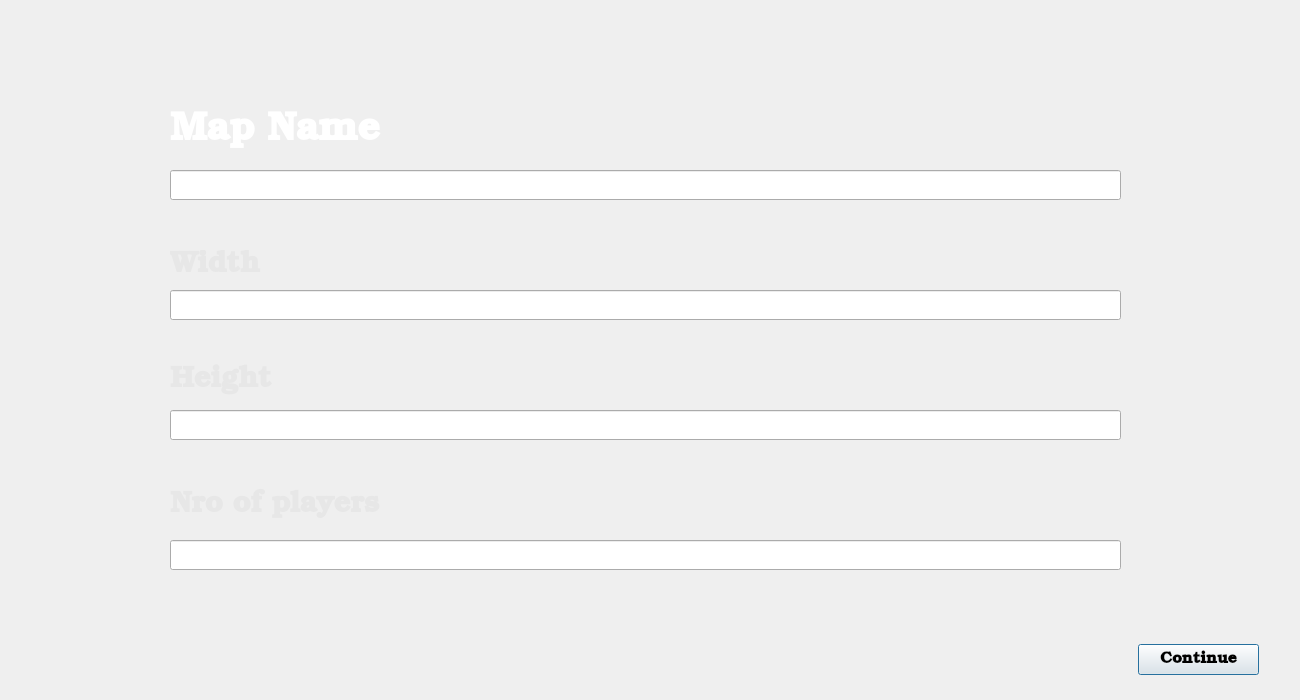
<?xml version="1.0" encoding="UTF-8"?>
<ui version="4.0">
 <class>create_map</class>
 <widget class="QDialog" name="create_map">
  <property name="geometry">
   <rect>
    <x>0</x>
    <y>0</y>
    <width>1300</width>
    <height>700</height>
   </rect>
  </property>
  <property name="palette">
   <palette>
    <active/>
    <inactive/>
    <disabled/>
   </palette>
  </property>
  <property name="windowTitle">
   <string>Dune</string>
  </property>
  <widget class="QLabel" name="label">
   <property name="geometry">
    <rect>
     <x>170</x>
     <y>110</y>
     <width>221</width>
     <height>41</height>
    </rect>
   </property>
   <property name="palette">
    <palette>
     <active>
      <colorrole role="WindowText">
       <brush brushstyle="SolidPattern">
        <color alpha="255">
         <red>255</red>
         <green>255</green>
         <blue>255</blue>
        </color>
       </brush>
      </colorrole>
      <colorrole role="Button">
       <brush brushstyle="SolidPattern">
        <color alpha="255">
         <red>255</red>
         <green>255</green>
         <blue>255</blue>
        </color>
       </brush>
      </colorrole>
      <colorrole role="Midlight">
       <brush brushstyle="SolidPattern">
        <color alpha="255">
         <red>255</red>
         <green>255</green>
         <blue>255</blue>
        </color>
       </brush>
      </colorrole>
      <colorrole role="Dark">
       <brush brushstyle="SolidPattern">
        <color alpha="255">
         <red>127</red>
         <green>127</green>
         <blue>127</blue>
        </color>
       </brush>
      </colorrole>
      <colorrole role="Mid">
       <brush brushstyle="SolidPattern">
        <color alpha="255">
         <red>170</red>
         <green>170</green>
         <blue>170</blue>
        </color>
       </brush>
      </colorrole>
      <colorrole role="Text">
       <brush brushstyle="SolidPattern">
        <color alpha="255">
         <red>255</red>
         <green>255</green>
         <blue>255</blue>
        </color>
       </brush>
      </colorrole>
      <colorrole role="BrightText">
       <brush brushstyle="SolidPattern">
        <color alpha="255">
         <red>255</red>
         <green>255</green>
         <blue>255</blue>
        </color>
       </brush>
      </colorrole>
      <colorrole role="ButtonText">
       <brush brushstyle="SolidPattern">
        <color alpha="255">
         <red>0</red>
         <green>0</green>
         <blue>0</blue>
        </color>
       </brush>
      </colorrole>
      <colorrole role="Base">
       <brush brushstyle="SolidPattern">
        <color alpha="255">
         <red>255</red>
         <green>255</green>
         <blue>255</blue>
        </color>
       </brush>
      </colorrole>
      <colorrole role="Window">
       <brush brushstyle="SolidPattern">
        <color alpha="255">
         <red>255</red>
         <green>255</green>
         <blue>255</blue>
        </color>
       </brush>
      </colorrole>
      <colorrole role="Shadow">
       <brush brushstyle="SolidPattern">
        <color alpha="255">
         <red>0</red>
         <green>0</green>
         <blue>0</blue>
        </color>
       </brush>
      </colorrole>
      <colorrole role="AlternateBase">
       <brush brushstyle="SolidPattern">
        <color alpha="255">
         <red>255</red>
         <green>255</green>
         <blue>255</blue>
        </color>
       </brush>
      </colorrole>
      <colorrole role="ToolTipBase">
       <brush brushstyle="SolidPattern">
        <color alpha="255">
         <red>255</red>
         <green>255</green>
         <blue>220</blue>
        </color>
       </brush>
      </colorrole>
      <colorrole role="ToolTipText">
       <brush brushstyle="SolidPattern">
        <color alpha="255">
         <red>255</red>
         <green>255</green>
         <blue>255</blue>
        </color>
       </brush>
      </colorrole>
      <colorrole role="PlaceholderText">
       <brush brushstyle="SolidPattern">
        <color alpha="128">
         <red>255</red>
         <green>255</green>
         <blue>255</blue>
        </color>
       </brush>
      </colorrole>
     </active>
     <inactive>
      <colorrole role="WindowText">
       <brush brushstyle="SolidPattern">
        <color alpha="255">
         <red>255</red>
         <green>255</green>
         <blue>255</blue>
        </color>
       </brush>
      </colorrole>
      <colorrole role="Button">
       <brush brushstyle="SolidPattern">
        <color alpha="255">
         <red>255</red>
         <green>255</green>
         <blue>255</blue>
        </color>
       </brush>
      </colorrole>
      <colorrole role="Midlight">
       <brush brushstyle="SolidPattern">
        <color alpha="255">
         <red>255</red>
         <green>255</green>
         <blue>255</blue>
        </color>
       </brush>
      </colorrole>
      <colorrole role="Dark">
       <brush brushstyle="SolidPattern">
        <color alpha="255">
         <red>127</red>
         <green>127</green>
         <blue>127</blue>
        </color>
       </brush>
      </colorrole>
      <colorrole role="Mid">
       <brush brushstyle="SolidPattern">
        <color alpha="255">
         <red>170</red>
         <green>170</green>
         <blue>170</blue>
        </color>
       </brush>
      </colorrole>
      <colorrole role="Text">
       <brush brushstyle="SolidPattern">
        <color alpha="255">
         <red>255</red>
         <green>255</green>
         <blue>255</blue>
        </color>
       </brush>
      </colorrole>
      <colorrole role="BrightText">
       <brush brushstyle="SolidPattern">
        <color alpha="255">
         <red>255</red>
         <green>255</green>
         <blue>255</blue>
        </color>
       </brush>
      </colorrole>
      <colorrole role="ButtonText">
       <brush brushstyle="SolidPattern">
        <color alpha="255">
         <red>0</red>
         <green>0</green>
         <blue>0</blue>
        </color>
       </brush>
      </colorrole>
      <colorrole role="Base">
       <brush brushstyle="SolidPattern">
        <color alpha="255">
         <red>255</red>
         <green>255</green>
         <blue>255</blue>
        </color>
       </brush>
      </colorrole>
      <colorrole role="Window">
       <brush brushstyle="SolidPattern">
        <color alpha="255">
         <red>255</red>
         <green>255</green>
         <blue>255</blue>
        </color>
       </brush>
      </colorrole>
      <colorrole role="Shadow">
       <brush brushstyle="SolidPattern">
        <color alpha="255">
         <red>0</red>
         <green>0</green>
         <blue>0</blue>
        </color>
       </brush>
      </colorrole>
      <colorrole role="AlternateBase">
       <brush brushstyle="SolidPattern">
        <color alpha="255">
         <red>255</red>
         <green>255</green>
         <blue>255</blue>
        </color>
       </brush>
      </colorrole>
      <colorrole role="ToolTipBase">
       <brush brushstyle="SolidPattern">
        <color alpha="255">
         <red>255</red>
         <green>255</green>
         <blue>220</blue>
        </color>
       </brush>
      </colorrole>
      <colorrole role="ToolTipText">
       <brush brushstyle="SolidPattern">
        <color alpha="255">
         <red>255</red>
         <green>255</green>
         <blue>255</blue>
        </color>
       </brush>
      </colorrole>
      <colorrole role="PlaceholderText">
       <brush brushstyle="SolidPattern">
        <color alpha="128">
         <red>255</red>
         <green>255</green>
         <blue>255</blue>
        </color>
       </brush>
      </colorrole>
     </inactive>
     <disabled>
      <colorrole role="WindowText">
       <brush brushstyle="SolidPattern">
        <color alpha="255">
         <red>127</red>
         <green>127</green>
         <blue>127</blue>
        </color>
       </brush>
      </colorrole>
      <colorrole role="Button">
       <brush brushstyle="SolidPattern">
        <color alpha="255">
         <red>255</red>
         <green>255</green>
         <blue>255</blue>
        </color>
       </brush>
      </colorrole>
      <colorrole role="Midlight">
       <brush brushstyle="SolidPattern">
        <color alpha="255">
         <red>255</red>
         <green>255</green>
         <blue>255</blue>
        </color>
       </brush>
      </colorrole>
      <colorrole role="Dark">
       <brush brushstyle="SolidPattern">
        <color alpha="255">
         <red>127</red>
         <green>127</green>
         <blue>127</blue>
        </color>
       </brush>
      </colorrole>
      <colorrole role="Mid">
       <brush brushstyle="SolidPattern">
        <color alpha="255">
         <red>170</red>
         <green>170</green>
         <blue>170</blue>
        </color>
       </brush>
      </colorrole>
      <colorrole role="Text">
       <brush brushstyle="SolidPattern">
        <color alpha="255">
         <red>127</red>
         <green>127</green>
         <blue>127</blue>
        </color>
       </brush>
      </colorrole>
      <colorrole role="BrightText">
       <brush brushstyle="SolidPattern">
        <color alpha="255">
         <red>255</red>
         <green>255</green>
         <blue>255</blue>
        </color>
       </brush>
      </colorrole>
      <colorrole role="ButtonText">
       <brush brushstyle="SolidPattern">
        <color alpha="255">
         <red>127</red>
         <green>127</green>
         <blue>127</blue>
        </color>
       </brush>
      </colorrole>
      <colorrole role="Base">
       <brush brushstyle="SolidPattern">
        <color alpha="255">
         <red>255</red>
         <green>255</green>
         <blue>255</blue>
        </color>
       </brush>
      </colorrole>
      <colorrole role="Window">
       <brush brushstyle="SolidPattern">
        <color alpha="255">
         <red>255</red>
         <green>255</green>
         <blue>255</blue>
        </color>
       </brush>
      </colorrole>
      <colorrole role="Shadow">
       <brush brushstyle="SolidPattern">
        <color alpha="255">
         <red>0</red>
         <green>0</green>
         <blue>0</blue>
        </color>
       </brush>
      </colorrole>
      <colorrole role="AlternateBase">
       <brush brushstyle="SolidPattern">
        <color alpha="255">
         <red>255</red>
         <green>255</green>
         <blue>255</blue>
        </color>
       </brush>
      </colorrole>
      <colorrole role="ToolTipBase">
       <brush brushstyle="SolidPattern">
        <color alpha="255">
         <red>255</red>
         <green>255</green>
         <blue>220</blue>
        </color>
       </brush>
      </colorrole>
      <colorrole role="ToolTipText">
       <brush brushstyle="SolidPattern">
        <color alpha="255">
         <red>255</red>
         <green>255</green>
         <blue>255</blue>
        </color>
       </brush>
      </colorrole>
      <colorrole role="PlaceholderText">
       <brush brushstyle="SolidPattern">
        <color alpha="128">
         <red>0</red>
         <green>0</green>
         <blue>0</blue>
        </color>
       </brush>
      </colorrole>
     </disabled>
    </palette>
   </property>
   <property name="font">
    <font>
     <family>URW Bookman</family>
     <pointsize>29</pointsize>
     <bold>true</bold>
    </font>
   </property>
   <property name="text">
    <string>Map Name</string>
   </property>
  </widget>
  <widget class="QLineEdit" name="mapName">
   <property name="geometry">
    <rect>
     <x>170</x>
     <y>170</y>
     <width>951</width>
     <height>30</height>
    </rect>
   </property>
  </widget>
  <widget class="QLabel" name="label_2">
   <property name="geometry">
    <rect>
     <x>170</x>
     <y>250</y>
     <width>101</width>
     <height>31</height>
    </rect>
   </property>
   <property name="palette">
    <palette>
     <active>
      <colorrole role="WindowText">
       <brush brushstyle="SolidPattern">
        <color alpha="255">
         <red>239</red>
         <green>239</green>
         <blue>239</blue>
        </color>
       </brush>
      </colorrole>
      <colorrole role="Button">
       <brush brushstyle="SolidPattern">
        <color alpha="255">
         <red>239</red>
         <green>239</green>
         <blue>239</blue>
        </color>
       </brush>
      </colorrole>
      <colorrole role="Midlight">
       <brush brushstyle="SolidPattern">
        <color alpha="255">
         <red>247</red>
         <green>247</green>
         <blue>247</blue>
        </color>
       </brush>
      </colorrole>
      <colorrole role="Dark">
       <brush brushstyle="SolidPattern">
        <color alpha="255">
         <red>119</red>
         <green>119</green>
         <blue>119</blue>
        </color>
       </brush>
      </colorrole>
      <colorrole role="Mid">
       <brush brushstyle="SolidPattern">
        <color alpha="255">
         <red>159</red>
         <green>159</green>
         <blue>159</blue>
        </color>
       </brush>
      </colorrole>
      <colorrole role="Text">
       <brush brushstyle="SolidPattern">
        <color alpha="255">
         <red>0</red>
         <green>0</green>
         <blue>0</blue>
        </color>
       </brush>
      </colorrole>
      <colorrole role="BrightText">
       <brush brushstyle="SolidPattern">
        <color alpha="255">
         <red>255</red>
         <green>255</green>
         <blue>255</blue>
        </color>
       </brush>
      </colorrole>
      <colorrole role="ButtonText">
       <brush brushstyle="SolidPattern">
        <color alpha="255">
         <red>0</red>
         <green>0</green>
         <blue>0</blue>
        </color>
       </brush>
      </colorrole>
      <colorrole role="Base">
       <brush brushstyle="SolidPattern">
        <color alpha="255">
         <red>255</red>
         <green>255</green>
         <blue>255</blue>
        </color>
       </brush>
      </colorrole>
      <colorrole role="Window">
       <brush brushstyle="SolidPattern">
        <color alpha="255">
         <red>239</red>
         <green>239</green>
         <blue>239</blue>
        </color>
       </brush>
      </colorrole>
      <colorrole role="Shadow">
       <brush brushstyle="SolidPattern">
        <color alpha="255">
         <red>0</red>
         <green>0</green>
         <blue>0</blue>
        </color>
       </brush>
      </colorrole>
      <colorrole role="AlternateBase">
       <brush brushstyle="SolidPattern">
        <color alpha="255">
         <red>247</red>
         <green>247</green>
         <blue>247</blue>
        </color>
       </brush>
      </colorrole>
      <colorrole role="ToolTipBase">
       <brush brushstyle="SolidPattern">
        <color alpha="255">
         <red>255</red>
         <green>255</green>
         <blue>220</blue>
        </color>
       </brush>
      </colorrole>
      <colorrole role="ToolTipText">
       <brush brushstyle="SolidPattern">
        <color alpha="255">
         <red>0</red>
         <green>0</green>
         <blue>0</blue>
        </color>
       </brush>
      </colorrole>
     </active>
     <inactive>
      <colorrole role="WindowText">
       <brush brushstyle="SolidPattern">
        <color alpha="255">
         <red>231</red>
         <green>231</green>
         <blue>231</blue>
        </color>
       </brush>
      </colorrole>
      <colorrole role="Button">
       <brush brushstyle="SolidPattern">
        <color alpha="255">
         <red>35</red>
         <green>35</green>
         <blue>35</blue>
        </color>
       </brush>
      </colorrole>
      <colorrole role="Midlight">
       <brush brushstyle="SolidPattern">
        <color alpha="255">
         <red>202</red>
         <green>202</green>
         <blue>202</blue>
        </color>
       </brush>
      </colorrole>
      <colorrole role="Dark">
       <brush brushstyle="SolidPattern">
        <color alpha="255">
         <red>35</red>
         <green>35</green>
         <blue>35</blue>
        </color>
       </brush>
      </colorrole>
      <colorrole role="Mid">
       <brush brushstyle="SolidPattern">
        <color alpha="255">
         <red>160</red>
         <green>160</green>
         <blue>160</blue>
        </color>
       </brush>
      </colorrole>
      <colorrole role="Text">
       <brush brushstyle="SolidPattern">
        <color alpha="255">
         <red>231</red>
         <green>231</green>
         <blue>231</blue>
        </color>
       </brush>
      </colorrole>
      <colorrole role="BrightText">
       <brush brushstyle="SolidPattern">
        <color alpha="255">
         <red>255</red>
         <green>0</green>
         <blue>0</blue>
        </color>
       </brush>
      </colorrole>
      <colorrole role="ButtonText">
       <brush brushstyle="SolidPattern">
        <color alpha="255">
         <red>231</red>
         <green>231</green>
         <blue>231</blue>
        </color>
       </brush>
      </colorrole>
      <colorrole role="Base">
       <brush brushstyle="SolidPattern">
        <color alpha="255">
         <red>51</red>
         <green>51</green>
         <blue>51</blue>
        </color>
       </brush>
      </colorrole>
      <colorrole role="Window">
       <brush brushstyle="SolidPattern">
        <color alpha="255">
         <red>51</red>
         <green>51</green>
         <blue>51</blue>
        </color>
       </brush>
      </colorrole>
      <colorrole role="Shadow">
       <brush brushstyle="SolidPattern">
        <color alpha="255">
         <red>118</red>
         <green>118</green>
         <blue>118</blue>
        </color>
       </brush>
      </colorrole>
      <colorrole role="AlternateBase">
       <brush brushstyle="SolidPattern">
        <color alpha="255">
         <red>81</red>
         <green>81</green>
         <blue>81</blue>
        </color>
       </brush>
      </colorrole>
      <colorrole role="ToolTipBase">
       <brush brushstyle="SolidPattern">
        <color alpha="102">
         <red>0</red>
         <green>0</green>
         <blue>0</blue>
        </color>
       </brush>
      </colorrole>
      <colorrole role="ToolTipText">
       <brush brushstyle="SolidPattern">
        <color alpha="255">
         <red>231</red>
         <green>231</green>
         <blue>231</blue>
        </color>
       </brush>
      </colorrole>
     </inactive>
     <disabled>
      <colorrole role="WindowText">
       <brush brushstyle="SolidPattern">
        <color alpha="255">
         <red>119</red>
         <green>119</green>
         <blue>119</blue>
        </color>
       </brush>
      </colorrole>
      <colorrole role="Button">
       <brush brushstyle="SolidPattern">
        <color alpha="255">
         <red>239</red>
         <green>239</green>
         <blue>239</blue>
        </color>
       </brush>
      </colorrole>
      <colorrole role="Midlight">
       <brush brushstyle="SolidPattern">
        <color alpha="255">
         <red>247</red>
         <green>247</green>
         <blue>247</blue>
        </color>
       </brush>
      </colorrole>
      <colorrole role="Dark">
       <brush brushstyle="SolidPattern">
        <color alpha="255">
         <red>119</red>
         <green>119</green>
         <blue>119</blue>
        </color>
       </brush>
      </colorrole>
      <colorrole role="Mid">
       <brush brushstyle="SolidPattern">
        <color alpha="255">
         <red>159</red>
         <green>159</green>
         <blue>159</blue>
        </color>
       </brush>
      </colorrole>
      <colorrole role="Text">
       <brush brushstyle="SolidPattern">
        <color alpha="255">
         <red>119</red>
         <green>119</green>
         <blue>119</blue>
        </color>
       </brush>
      </colorrole>
      <colorrole role="BrightText">
       <brush brushstyle="SolidPattern">
        <color alpha="255">
         <red>255</red>
         <green>255</green>
         <blue>255</blue>
        </color>
       </brush>
      </colorrole>
      <colorrole role="ButtonText">
       <brush brushstyle="SolidPattern">
        <color alpha="255">
         <red>119</red>
         <green>119</green>
         <blue>119</blue>
        </color>
       </brush>
      </colorrole>
      <colorrole role="Base">
       <brush brushstyle="SolidPattern">
        <color alpha="255">
         <red>239</red>
         <green>239</green>
         <blue>239</blue>
        </color>
       </brush>
      </colorrole>
      <colorrole role="Window">
       <brush brushstyle="SolidPattern">
        <color alpha="255">
         <red>239</red>
         <green>239</green>
         <blue>239</blue>
        </color>
       </brush>
      </colorrole>
      <colorrole role="Shadow">
       <brush brushstyle="SolidPattern">
        <color alpha="255">
         <red>177</red>
         <green>177</green>
         <blue>177</blue>
        </color>
       </brush>
      </colorrole>
      <colorrole role="AlternateBase">
       <brush brushstyle="SolidPattern">
        <color alpha="255">
         <red>81</red>
         <green>81</green>
         <blue>81</blue>
        </color>
       </brush>
      </colorrole>
      <colorrole role="ToolTipBase">
       <brush brushstyle="SolidPattern">
        <color alpha="102">
         <red>0</red>
         <green>0</green>
         <blue>0</blue>
        </color>
       </brush>
      </colorrole>
      <colorrole role="ToolTipText">
       <brush brushstyle="SolidPattern">
        <color alpha="255">
         <red>231</red>
         <green>231</green>
         <blue>231</blue>
        </color>
       </brush>
      </colorrole>
     </disabled>
    </palette>
   </property>
   <property name="font">
    <font>
     <family>URW Bookman</family>
     <pointsize>22</pointsize>
     <bold>true</bold>
    </font>
   </property>
   <property name="text">
    <string>Width</string>
   </property>
  </widget>
  <widget class="QLineEdit" name="mapWidth">
   <property name="geometry">
    <rect>
     <x>170</x>
     <y>290</y>
     <width>951</width>
     <height>30</height>
    </rect>
   </property>
  </widget>
  <widget class="QLabel" name="label_3">
   <property name="geometry">
    <rect>
     <x>170</x>
     <y>360</y>
     <width>111</width>
     <height>41</height>
    </rect>
   </property>
   <property name="palette">
    <palette>
     <active>
      <colorrole role="WindowText">
       <brush brushstyle="SolidPattern">
        <color alpha="255">
         <red>239</red>
         <green>239</green>
         <blue>239</blue>
        </color>
       </brush>
      </colorrole>
     </active>
     <inactive>
      <colorrole role="WindowText">
       <brush brushstyle="SolidPattern">
        <color alpha="255">
         <red>231</red>
         <green>231</green>
         <blue>231</blue>
        </color>
       </brush>
      </colorrole>
     </inactive>
     <disabled>
      <colorrole role="WindowText">
       <brush brushstyle="SolidPattern">
        <color alpha="127">
         <red>255</red>
         <green>255</green>
         <blue>255</blue>
        </color>
       </brush>
      </colorrole>
     </disabled>
    </palette>
   </property>
   <property name="font">
    <font>
     <family>URW Bookman</family>
     <pointsize>22</pointsize>
     <bold>true</bold>
    </font>
   </property>
   <property name="text">
    <string>Height</string>
   </property>
  </widget>
  <widget class="QLineEdit" name="mapHeight">
   <property name="geometry">
    <rect>
     <x>170</x>
     <y>410</y>
     <width>951</width>
     <height>30</height>
    </rect>
   </property>
  </widget>
  <widget class="QLabel" name="label_4">
   <property name="geometry">
    <rect>
     <x>170</x>
     <y>480</y>
     <width>221</width>
     <height>51</height>
    </rect>
   </property>
   <property name="palette">
    <palette>
     <active>
      <colorrole role="WindowText">
       <brush brushstyle="SolidPattern">
        <color alpha="255">
         <red>239</red>
         <green>239</green>
         <blue>239</blue>
        </color>
       </brush>
      </colorrole>
     </active>
     <inactive>
      <colorrole role="WindowText">
       <brush brushstyle="SolidPattern">
        <color alpha="255">
         <red>231</red>
         <green>231</green>
         <blue>231</blue>
        </color>
       </brush>
      </colorrole>
     </inactive>
     <disabled>
      <colorrole role="WindowText">
       <brush brushstyle="SolidPattern">
        <color alpha="127">
         <red>255</red>
         <green>255</green>
         <blue>255</blue>
        </color>
       </brush>
      </colorrole>
     </disabled>
    </palette>
   </property>
   <property name="font">
    <font>
     <family>URW Bookman</family>
     <pointsize>22</pointsize>
     <bold>true</bold>
    </font>
   </property>
   <property name="text">
    <string>Nro of players</string>
   </property>
  </widget>
  <widget class="QLineEdit" name="mapNPlayers">
   <property name="geometry">
    <rect>
     <x>170</x>
     <y>540</y>
     <width>951</width>
     <height>30</height>
    </rect>
   </property>
  </widget>
  <widget class="QPushButton" name="pushButton">
   <property name="geometry">
    <rect>
     <x>1138</x>
     <y>644</y>
     <width>121</width>
     <height>31</height>
    </rect>
   </property>
   <property name="font">
    <font>
     <family>URW Bookman</family>
     <pointsize>12</pointsize>
     <bold>true</bold>
    </font>
   </property>
   <property name="text">
    <string>Continue</string>
   </property>
  </widget>
  <widget class="QLabel" name="mapIncorrect">
   <property name="geometry">
    <rect>
     <x>170</x>
     <y>200</y>
     <width>711</width>
     <height>21</height>
    </rect>
   </property>
   <property name="palette">
    <palette>
     <active>
      <colorrole role="WindowText">
       <brush brushstyle="SolidPattern">
        <color alpha="255">
         <red>224</red>
         <green>27</green>
         <blue>36</blue>
        </color>
       </brush>
      </colorrole>
     </active>
     <inactive>
      <colorrole role="WindowText">
       <brush brushstyle="SolidPattern">
        <color alpha="255">
         <red>231</red>
         <green>231</green>
         <blue>231</blue>
        </color>
       </brush>
      </colorrole>
     </inactive>
     <disabled>
      <colorrole role="WindowText">
       <brush brushstyle="SolidPattern">
        <color alpha="127">
         <red>255</red>
         <green>255</green>
         <blue>255</blue>
        </color>
       </brush>
      </colorrole>
     </disabled>
    </palette>
   </property>
   <property name="font">
    <font>
     <family>URW Bookman</family>
     <pointsize>13</pointsize>
     <bold>true</bold>
    </font>
   </property>
   <property name="text">
    <string/>
   </property>
  </widget>
  <widget class="QLabel" name="widthIncorrect">
   <property name="geometry">
    <rect>
     <x>170</x>
     <y>320</y>
     <width>991</width>
     <height>31</height>
    </rect>
   </property>
   <property name="palette">
    <palette>
     <active>
      <colorrole role="WindowText">
       <brush brushstyle="SolidPattern">
        <color alpha="255">
         <red>224</red>
         <green>27</green>
         <blue>36</blue>
        </color>
       </brush>
      </colorrole>
     </active>
     <inactive>
      <colorrole role="WindowText">
       <brush brushstyle="SolidPattern">
        <color alpha="255">
         <red>231</red>
         <green>231</green>
         <blue>231</blue>
        </color>
       </brush>
      </colorrole>
     </inactive>
     <disabled>
      <colorrole role="WindowText">
       <brush brushstyle="SolidPattern">
        <color alpha="127">
         <red>255</red>
         <green>255</green>
         <blue>255</blue>
        </color>
       </brush>
      </colorrole>
     </disabled>
    </palette>
   </property>
   <property name="font">
    <font>
     <family>URW Bookman</family>
     <pointsize>13</pointsize>
     <bold>true</bold>
    </font>
   </property>
   <property name="text">
    <string/>
   </property>
  </widget>
  <widget class="QLabel" name="heightIncorrect">
   <property name="geometry">
    <rect>
     <x>170</x>
     <y>440</y>
     <width>951</width>
     <height>31</height>
    </rect>
   </property>
   <property name="palette">
    <palette>
     <active>
      <colorrole role="WindowText">
       <brush brushstyle="SolidPattern">
        <color alpha="255">
         <red>224</red>
         <green>27</green>
         <blue>36</blue>
        </color>
       </brush>
      </colorrole>
      <colorrole role="Light">
       <brush brushstyle="SolidPattern">
        <color alpha="255">
         <red>52</red>
         <green>52</green>
         <blue>52</blue>
        </color>
       </brush>
      </colorrole>
      <colorrole role="Midlight">
       <brush brushstyle="SolidPattern">
        <color alpha="255">
         <red>43</red>
         <green>43</green>
         <blue>43</blue>
        </color>
       </brush>
      </colorrole>
      <colorrole role="Dark">
       <brush brushstyle="SolidPattern">
        <color alpha="255">
         <red>17</red>
         <green>17</green>
         <blue>17</blue>
        </color>
       </brush>
      </colorrole>
      <colorrole role="Mid">
       <brush brushstyle="SolidPattern">
        <color alpha="255">
         <red>23</red>
         <green>23</green>
         <blue>23</blue>
        </color>
       </brush>
      </colorrole>
      <colorrole role="Text">
       <brush brushstyle="SolidPattern">
        <color alpha="255">
         <red>224</red>
         <green>27</green>
         <blue>36</blue>
        </color>
       </brush>
      </colorrole>
      <colorrole role="BrightText">
       <brush brushstyle="SolidPattern">
        <color alpha="255">
         <red>224</red>
         <green>27</green>
         <blue>36</blue>
        </color>
       </brush>
      </colorrole>
      <colorrole role="ButtonText">
       <brush brushstyle="SolidPattern">
        <color alpha="255">
         <red>255</red>
         <green>255</green>
         <blue>255</blue>
        </color>
       </brush>
      </colorrole>
      <colorrole role="Base">
       <brush brushstyle="SolidPattern">
        <color alpha="255">
         <red>0</red>
         <green>0</green>
         <blue>0</blue>
        </color>
       </brush>
      </colorrole>
      <colorrole role="Window">
       <brush brushstyle="SolidPattern">
        <color alpha="255">
         <red>35</red>
         <green>35</green>
         <blue>35</blue>
        </color>
       </brush>
      </colorrole>
      <colorrole role="Shadow">
       <brush brushstyle="SolidPattern">
        <color alpha="255">
         <red>0</red>
         <green>0</green>
         <blue>0</blue>
        </color>
       </brush>
      </colorrole>
      <colorrole role="AlternateBase">
       <brush brushstyle="SolidPattern">
        <color alpha="255">
         <red>17</red>
         <green>17</green>
         <blue>17</blue>
        </color>
       </brush>
      </colorrole>
      <colorrole role="ToolTipBase">
       <brush brushstyle="SolidPattern">
        <color alpha="255">
         <red>255</red>
         <green>255</green>
         <blue>220</blue>
        </color>
       </brush>
      </colorrole>
      <colorrole role="ToolTipText">
       <brush brushstyle="SolidPattern">
        <color alpha="255">
         <red>224</red>
         <green>27</green>
         <blue>36</blue>
        </color>
       </brush>
      </colorrole>
     </active>
     <inactive>
      <colorrole role="WindowText">
       <brush brushstyle="SolidPattern">
        <color alpha="255">
         <red>231</red>
         <green>231</green>
         <blue>231</blue>
        </color>
       </brush>
      </colorrole>
      <colorrole role="Light">
       <brush brushstyle="SolidPattern">
        <color alpha="255">
         <red>255</red>
         <green>255</green>
         <blue>255</blue>
        </color>
       </brush>
      </colorrole>
      <colorrole role="Midlight">
       <brush brushstyle="SolidPattern">
        <color alpha="255">
         <red>202</red>
         <green>202</green>
         <blue>202</blue>
        </color>
       </brush>
      </colorrole>
      <colorrole role="Dark">
       <brush brushstyle="SolidPattern">
        <color alpha="255">
         <red>35</red>
         <green>35</green>
         <blue>35</blue>
        </color>
       </brush>
      </colorrole>
      <colorrole role="Mid">
       <brush brushstyle="SolidPattern">
        <color alpha="255">
         <red>160</red>
         <green>160</green>
         <blue>160</blue>
        </color>
       </brush>
      </colorrole>
      <colorrole role="Text">
       <brush brushstyle="SolidPattern">
        <color alpha="255">
         <red>231</red>
         <green>231</green>
         <blue>231</blue>
        </color>
       </brush>
      </colorrole>
      <colorrole role="BrightText">
       <brush brushstyle="SolidPattern">
        <color alpha="255">
         <red>255</red>
         <green>0</green>
         <blue>0</blue>
        </color>
       </brush>
      </colorrole>
      <colorrole role="ButtonText">
       <brush brushstyle="SolidPattern">
        <color alpha="255">
         <red>231</red>
         <green>231</green>
         <blue>231</blue>
        </color>
       </brush>
      </colorrole>
      <colorrole role="Base">
       <brush brushstyle="SolidPattern">
        <color alpha="255">
         <red>51</red>
         <green>51</green>
         <blue>51</blue>
        </color>
       </brush>
      </colorrole>
      <colorrole role="Window">
       <brush brushstyle="SolidPattern">
        <color alpha="255">
         <red>51</red>
         <green>51</green>
         <blue>51</blue>
        </color>
       </brush>
      </colorrole>
      <colorrole role="Shadow">
       <brush brushstyle="SolidPattern">
        <color alpha="255">
         <red>118</red>
         <green>118</green>
         <blue>118</blue>
        </color>
       </brush>
      </colorrole>
      <colorrole role="AlternateBase">
       <brush brushstyle="SolidPattern">
        <color alpha="255">
         <red>81</red>
         <green>81</green>
         <blue>81</blue>
        </color>
       </brush>
      </colorrole>
      <colorrole role="ToolTipBase">
       <brush brushstyle="SolidPattern">
        <color alpha="102">
         <red>0</red>
         <green>0</green>
         <blue>0</blue>
        </color>
       </brush>
      </colorrole>
      <colorrole role="ToolTipText">
       <brush brushstyle="SolidPattern">
        <color alpha="255">
         <red>231</red>
         <green>231</green>
         <blue>231</blue>
        </color>
       </brush>
      </colorrole>
     </inactive>
     <disabled>
      <colorrole role="WindowText">
       <brush brushstyle="SolidPattern">
        <color alpha="255">
         <red>17</red>
         <green>17</green>
         <blue>17</blue>
        </color>
       </brush>
      </colorrole>
      <colorrole role="Light">
       <brush brushstyle="SolidPattern">
        <color alpha="255">
         <red>52</red>
         <green>52</green>
         <blue>52</blue>
        </color>
       </brush>
      </colorrole>
      <colorrole role="Midlight">
       <brush brushstyle="SolidPattern">
        <color alpha="255">
         <red>43</red>
         <green>43</green>
         <blue>43</blue>
        </color>
       </brush>
      </colorrole>
      <colorrole role="Dark">
       <brush brushstyle="SolidPattern">
        <color alpha="255">
         <red>17</red>
         <green>17</green>
         <blue>17</blue>
        </color>
       </brush>
      </colorrole>
      <colorrole role="Mid">
       <brush brushstyle="SolidPattern">
        <color alpha="255">
         <red>23</red>
         <green>23</green>
         <blue>23</blue>
        </color>
       </brush>
      </colorrole>
      <colorrole role="Text">
       <brush brushstyle="SolidPattern">
        <color alpha="255">
         <red>17</red>
         <green>17</green>
         <blue>17</blue>
        </color>
       </brush>
      </colorrole>
      <colorrole role="BrightText">
       <brush brushstyle="SolidPattern">
        <color alpha="255">
         <red>224</red>
         <green>27</green>
         <blue>36</blue>
        </color>
       </brush>
      </colorrole>
      <colorrole role="ButtonText">
       <brush brushstyle="SolidPattern">
        <color alpha="255">
         <red>17</red>
         <green>17</green>
         <blue>17</blue>
        </color>
       </brush>
      </colorrole>
      <colorrole role="Base">
       <brush brushstyle="SolidPattern">
        <color alpha="255">
         <red>35</red>
         <green>35</green>
         <blue>35</blue>
        </color>
       </brush>
      </colorrole>
      <colorrole role="Window">
       <brush brushstyle="SolidPattern">
        <color alpha="255">
         <red>35</red>
         <green>35</green>
         <blue>35</blue>
        </color>
       </brush>
      </colorrole>
      <colorrole role="Shadow">
       <brush brushstyle="SolidPattern">
        <color alpha="255">
         <red>177</red>
         <green>177</green>
         <blue>177</blue>
        </color>
       </brush>
      </colorrole>
      <colorrole role="AlternateBase">
       <brush brushstyle="SolidPattern">
        <color alpha="255">
         <red>81</red>
         <green>81</green>
         <blue>81</blue>
        </color>
       </brush>
      </colorrole>
      <colorrole role="ToolTipBase">
       <brush brushstyle="SolidPattern">
        <color alpha="102">
         <red>0</red>
         <green>0</green>
         <blue>0</blue>
        </color>
       </brush>
      </colorrole>
      <colorrole role="ToolTipText">
       <brush brushstyle="SolidPattern">
        <color alpha="255">
         <red>231</red>
         <green>231</green>
         <blue>231</blue>
        </color>
       </brush>
      </colorrole>
     </disabled>
    </palette>
   </property>
   <property name="font">
    <font>
     <family>URW Bookman</family>
     <pointsize>13</pointsize>
     <bold>true</bold>
    </font>
   </property>
   <property name="text">
    <string/>
   </property>
  </widget>
  <widget class="QLabel" name="nroIncorrect">
   <property name="geometry">
    <rect>
     <x>170</x>
     <y>570</y>
     <width>681</width>
     <height>31</height>
    </rect>
   </property>
   <property name="palette">
    <palette>
     <active>
      <colorrole role="WindowText">
       <brush brushstyle="SolidPattern">
        <color alpha="255">
         <red>224</red>
         <green>27</green>
         <blue>36</blue>
        </color>
       </brush>
      </colorrole>
      <colorrole role="Light">
       <brush brushstyle="SolidPattern">
        <color alpha="255">
         <red>52</red>
         <green>52</green>
         <blue>52</blue>
        </color>
       </brush>
      </colorrole>
      <colorrole role="Midlight">
       <brush brushstyle="SolidPattern">
        <color alpha="255">
         <red>43</red>
         <green>43</green>
         <blue>43</blue>
        </color>
       </brush>
      </colorrole>
      <colorrole role="Dark">
       <brush brushstyle="SolidPattern">
        <color alpha="255">
         <red>17</red>
         <green>17</green>
         <blue>17</blue>
        </color>
       </brush>
      </colorrole>
      <colorrole role="Mid">
       <brush brushstyle="SolidPattern">
        <color alpha="255">
         <red>23</red>
         <green>23</green>
         <blue>23</blue>
        </color>
       </brush>
      </colorrole>
      <colorrole role="Text">
       <brush brushstyle="SolidPattern">
        <color alpha="255">
         <red>224</red>
         <green>27</green>
         <blue>36</blue>
        </color>
       </brush>
      </colorrole>
      <colorrole role="BrightText">
       <brush brushstyle="SolidPattern">
        <color alpha="255">
         <red>224</red>
         <green>27</green>
         <blue>36</blue>
        </color>
       </brush>
      </colorrole>
      <colorrole role="ButtonText">
       <brush brushstyle="SolidPattern">
        <color alpha="255">
         <red>255</red>
         <green>255</green>
         <blue>255</blue>
        </color>
       </brush>
      </colorrole>
      <colorrole role="Base">
       <brush brushstyle="SolidPattern">
        <color alpha="255">
         <red>0</red>
         <green>0</green>
         <blue>0</blue>
        </color>
       </brush>
      </colorrole>
      <colorrole role="Window">
       <brush brushstyle="SolidPattern">
        <color alpha="255">
         <red>35</red>
         <green>35</green>
         <blue>35</blue>
        </color>
       </brush>
      </colorrole>
      <colorrole role="Shadow">
       <brush brushstyle="SolidPattern">
        <color alpha="255">
         <red>0</red>
         <green>0</green>
         <blue>0</blue>
        </color>
       </brush>
      </colorrole>
      <colorrole role="AlternateBase">
       <brush brushstyle="SolidPattern">
        <color alpha="255">
         <red>17</red>
         <green>17</green>
         <blue>17</blue>
        </color>
       </brush>
      </colorrole>
      <colorrole role="ToolTipBase">
       <brush brushstyle="SolidPattern">
        <color alpha="255">
         <red>255</red>
         <green>255</green>
         <blue>220</blue>
        </color>
       </brush>
      </colorrole>
      <colorrole role="ToolTipText">
       <brush brushstyle="SolidPattern">
        <color alpha="255">
         <red>224</red>
         <green>27</green>
         <blue>36</blue>
        </color>
       </brush>
      </colorrole>
     </active>
     <inactive>
      <colorrole role="WindowText">
       <brush brushstyle="SolidPattern">
        <color alpha="255">
         <red>231</red>
         <green>231</green>
         <blue>231</blue>
        </color>
       </brush>
      </colorrole>
      <colorrole role="Light">
       <brush brushstyle="SolidPattern">
        <color alpha="255">
         <red>255</red>
         <green>255</green>
         <blue>255</blue>
        </color>
       </brush>
      </colorrole>
      <colorrole role="Midlight">
       <brush brushstyle="SolidPattern">
        <color alpha="255">
         <red>202</red>
         <green>202</green>
         <blue>202</blue>
        </color>
       </brush>
      </colorrole>
      <colorrole role="Dark">
       <brush brushstyle="SolidPattern">
        <color alpha="255">
         <red>35</red>
         <green>35</green>
         <blue>35</blue>
        </color>
       </brush>
      </colorrole>
      <colorrole role="Mid">
       <brush brushstyle="SolidPattern">
        <color alpha="255">
         <red>160</red>
         <green>160</green>
         <blue>160</blue>
        </color>
       </brush>
      </colorrole>
      <colorrole role="Text">
       <brush brushstyle="SolidPattern">
        <color alpha="255">
         <red>231</red>
         <green>231</green>
         <blue>231</blue>
        </color>
       </brush>
      </colorrole>
      <colorrole role="BrightText">
       <brush brushstyle="SolidPattern">
        <color alpha="255">
         <red>255</red>
         <green>0</green>
         <blue>0</blue>
        </color>
       </brush>
      </colorrole>
      <colorrole role="ButtonText">
       <brush brushstyle="SolidPattern">
        <color alpha="255">
         <red>231</red>
         <green>231</green>
         <blue>231</blue>
        </color>
       </brush>
      </colorrole>
      <colorrole role="Base">
       <brush brushstyle="SolidPattern">
        <color alpha="255">
         <red>51</red>
         <green>51</green>
         <blue>51</blue>
        </color>
       </brush>
      </colorrole>
      <colorrole role="Window">
       <brush brushstyle="SolidPattern">
        <color alpha="255">
         <red>51</red>
         <green>51</green>
         <blue>51</blue>
        </color>
       </brush>
      </colorrole>
      <colorrole role="Shadow">
       <brush brushstyle="SolidPattern">
        <color alpha="255">
         <red>118</red>
         <green>118</green>
         <blue>118</blue>
        </color>
       </brush>
      </colorrole>
      <colorrole role="AlternateBase">
       <brush brushstyle="SolidPattern">
        <color alpha="255">
         <red>81</red>
         <green>81</green>
         <blue>81</blue>
        </color>
       </brush>
      </colorrole>
      <colorrole role="ToolTipBase">
       <brush brushstyle="SolidPattern">
        <color alpha="102">
         <red>0</red>
         <green>0</green>
         <blue>0</blue>
        </color>
       </brush>
      </colorrole>
      <colorrole role="ToolTipText">
       <brush brushstyle="SolidPattern">
        <color alpha="255">
         <red>231</red>
         <green>231</green>
         <blue>231</blue>
        </color>
       </brush>
      </colorrole>
     </inactive>
     <disabled>
      <colorrole role="WindowText">
       <brush brushstyle="SolidPattern">
        <color alpha="255">
         <red>17</red>
         <green>17</green>
         <blue>17</blue>
        </color>
       </brush>
      </colorrole>
      <colorrole role="Light">
       <brush brushstyle="SolidPattern">
        <color alpha="255">
         <red>52</red>
         <green>52</green>
         <blue>52</blue>
        </color>
       </brush>
      </colorrole>
      <colorrole role="Midlight">
       <brush brushstyle="SolidPattern">
        <color alpha="255">
         <red>43</red>
         <green>43</green>
         <blue>43</blue>
        </color>
       </brush>
      </colorrole>
      <colorrole role="Dark">
       <brush brushstyle="SolidPattern">
        <color alpha="255">
         <red>17</red>
         <green>17</green>
         <blue>17</blue>
        </color>
       </brush>
      </colorrole>
      <colorrole role="Mid">
       <brush brushstyle="SolidPattern">
        <color alpha="255">
         <red>23</red>
         <green>23</green>
         <blue>23</blue>
        </color>
       </brush>
      </colorrole>
      <colorrole role="Text">
       <brush brushstyle="SolidPattern">
        <color alpha="255">
         <red>17</red>
         <green>17</green>
         <blue>17</blue>
        </color>
       </brush>
      </colorrole>
      <colorrole role="BrightText">
       <brush brushstyle="SolidPattern">
        <color alpha="255">
         <red>224</red>
         <green>27</green>
         <blue>36</blue>
        </color>
       </brush>
      </colorrole>
      <colorrole role="ButtonText">
       <brush brushstyle="SolidPattern">
        <color alpha="255">
         <red>17</red>
         <green>17</green>
         <blue>17</blue>
        </color>
       </brush>
      </colorrole>
      <colorrole role="Base">
       <brush brushstyle="SolidPattern">
        <color alpha="255">
         <red>35</red>
         <green>35</green>
         <blue>35</blue>
        </color>
       </brush>
      </colorrole>
      <colorrole role="Window">
       <brush brushstyle="SolidPattern">
        <color alpha="255">
         <red>35</red>
         <green>35</green>
         <blue>35</blue>
        </color>
       </brush>
      </colorrole>
      <colorrole role="Shadow">
       <brush brushstyle="SolidPattern">
        <color alpha="255">
         <red>177</red>
         <green>177</green>
         <blue>177</blue>
        </color>
       </brush>
      </colorrole>
      <colorrole role="AlternateBase">
       <brush brushstyle="SolidPattern">
        <color alpha="255">
         <red>81</red>
         <green>81</green>
         <blue>81</blue>
        </color>
       </brush>
      </colorrole>
      <colorrole role="ToolTipBase">
       <brush brushstyle="SolidPattern">
        <color alpha="102">
         <red>0</red>
         <green>0</green>
         <blue>0</blue>
        </color>
       </brush>
      </colorrole>
      <colorrole role="ToolTipText">
       <brush brushstyle="SolidPattern">
        <color alpha="255">
         <red>231</red>
         <green>231</green>
         <blue>231</blue>
        </color>
       </brush>
      </colorrole>
     </disabled>
    </palette>
   </property>
   <property name="font">
    <font>
     <family>URW Bookman</family>
     <pointsize>13</pointsize>
     <bold>true</bold>
    </font>
   </property>
   <property name="text">
    <string/>
   </property>
  </widget>
 </widget>
 <resources/>
 <connections/>
</ui>
